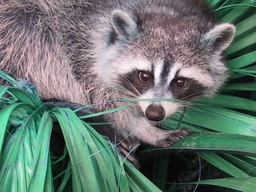
#> input picture images/raccoon.jpg, 256 x 192 px, shrunk from 1024 x 768 before the run
$ python line_flat.py
#> lines starting #> are read from the running program, lines starting #| are printed output that depends on the picture; after the words box and inside, x2 and y2 are one past the last pixel; in counts of white or black regions, pixels touching at a corner belong together
import cv2
import numpy
import argparse
from time import time

# *** Utilities ****************************************************************************************

def compare( p, pri_p ):
    "Compares 2 pixel, returns d and m"
    d = p - pri_p

    return d, ( ave_d - abs( d ) )

# *** get_patterns() ***********************************************************************************

def get_patterns( current_frame ):
    "Get 1D patterns from a frame"

    global image

    for y in range( ini_y, Y ):
        pixel_ = current_frame[y, :]
        '''
        # File output *********************
        fo.write( 'pixel:\t' )
        for x in range( X ):
            fo.write( '%6d' % pixel_[ x ] )
        fo.write( '\n' )
        # *********************************
        '''
        d_ = [ 0 ] * X; m_ = [ 0 ] * X
        mP_pixel_skip_ = [ False ] * X
        dP_pixel_skip_ = [ False ] * X
        rng = 0
        Stop = False
        while not Stop :
            mP_pixel_skip_[ rng ]  = True
            dP_pixel_skip_[ rng ] = True

            rng += 1

            if( rng >= min_rng ): Stop = True

            mP_end_flag_ = [ False ] * X
            dP_end_flag_ = [ False ] * X

            D = 0; M = 0

            for x in range ( rng, X ):
                if not mP_pixel_skip_[ x ] or not dP_pixel_skip_:
                    x1 = x - rng

                    d, m = compare( pixel_[ x ], pixel_[ x1 ] )

                    d_[ x ] += d
                    d_[ x1 ] += d
                    m_[ x ] += m
                    m_[ x1 ] += m

                    if not dP_pixel_skip_[ x1 ]:
                        D += d_[ x1 ]

                    if not mP_pixel_skip_[ x1 ]:
                        M += m_[ x1 ]

            dP_ends_ = numpy.where( numpy.diff( numpy.sign( d_ ) ) )[ 0 ]
            mP_ends_ = numpy.where( numpy.diff( numpy.sign( m_ ) ) )[ 0 ]

            if rng == 2:
                for i, x in enumerate( mP_ends_):
                    image[ y, x ] = 0


            '''
            # File output *********************
            fo.write( 'rng = %d :\n' % ( rng ) )
            fo.write( 'd_:\t\t' )
            for x in range( X ):
                fo.write( '%6d' % d_[ x ] )
            fo.write( '\n' )
            fo.write( 'm_:\t\t' )
            for x in range( X ):
                fo.write( '%6d' % m_[ x ] )
            fo.write( '\n' )
            # *********************************
            '''
    return ( d_, m_ )

# *** Main *********************************************************************************************

argument_parser = argparse.ArgumentParser()
argument_parser.add_argument('-i', '--image', help='path to image file', default='./images/raccoon.jpg')
arguments = vars(argument_parser.parse_args())
image = cv2.imread(arguments['image'], 0).astype(int)
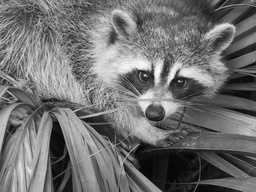
#> image: shape (192, 256) int64; min 0, max 251, mean 112.2

# the same image can be loaded online, without cv2:
# from scipy import misc
# f = misc.face(gray=True)  # load pix-mapped image
# f = f.astype(int)

# pattern filters are initialized here as constants, eventually adjusted by higher-level feedback:

ave_m = 10  # min d-match for inclusion in positive d_mP
ave_d = 20  # |difference| between pixels that coincides with average value of mP - redundancy to overlapping dPs
ave_M = 127  # min M for initial incremental-range comparison(t_)
ave_D = 127  # min |D| for initial incremental-derivation comparison(d_)
ini_y = 0
min_rng = 2  # fuzzy pixel comparison range, adjusted by higher-level feedback
Y, X = image.shape  # Y: frame height, X: frame width
#> Y = 192; X = 256

# fo = open( 'outputs/output.txt', 'w+') # File output

start_time = time()
patterns_ = get_patterns( image )
#> the loop in get_patterns, `for y in range( ini_y, Y ):` made 192 passes
#> after the loop in get_patterns, `for y in range( ini_y, Y ):`:
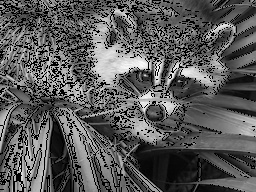
#> image: shape (192, 256) int64; 19.23% of pixels changed, all inside (x1, y1, x2, y2) = (0, 0, 255, 192)
cv2.imwrite( './images/output.jpg', image)
end_time = time() - start_time
print(end_time)

# fo.close() # File output
